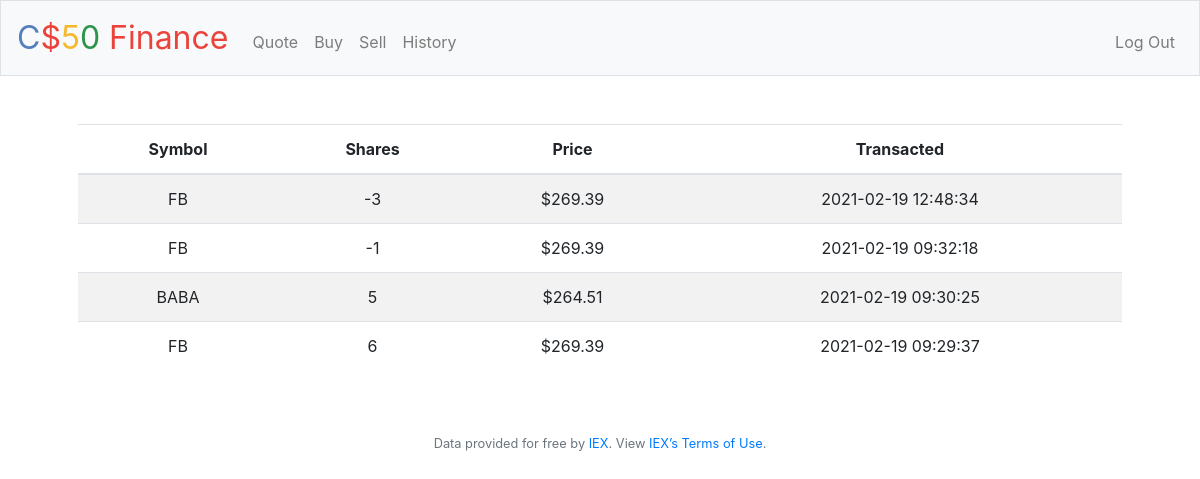
The app's page /history (signed in) with its own data.
### tables this page shows
CREATE TABLE history (id INTEGER, user_id INTEGER, symbol TEXT NOT NULL, shares NUMERIC NOT NULL, price NUMERIC NOT NULL, transacted DATETIME DEFAULT CURRENT_TIMESTAMP, PRIMARY KEY(id), FOREIGN KEY(user_id) REFERENCES users(id));

### application.py (the view)
@app.route("/history")
@login_required
def history():
    user_id = session["user_id"]
    history = db.execute("SELECT * FROM history WHERE user_id =? ORDER BY transacted DESC", user_id)
    return render_template("/history.html", history=history)

### application.py (called while the page is built)
@app.after_request
def after_request(response):
    response.headers["Cache-Control"] = "no-cache, no-store, must-revalidate"
    response.headers["Expires"] = 0
    response.headers["Pragma"] = "no-cache"
    return response

### helpers.py (called while the page is built)
def login_required(f):
    @wraps(f)
    def decorated_function(*args, **kwargs):
        if session.get("user_id") is None:
            return redirect("/login")
        return f(*args, **kwargs)
    return decorated_function

def usd(value):
    return f"${value:,.2f}"

### templates/history.html (shortened to what this page needs)
{% extends "layout.html" %}
{% block main %}
    <table class="table table-striped">
        <thead>
            <tr>
                <th>Symbol</th>
                <th>Shares</th>
                <th>Price</th>
                <th>Transacted</th>
            </tr>
        </thead>
        <tbody>
            {% for act in history %}
            <tr>
                <td>{{ act.symbol }}</td>
                <td>{{ act.shares }}</td>
                <td>{{ act.price | usd }}</td>
                <td>{{ act.transacted }}</td>
            </tr>
            {% endfor %}
        </tbody>
    </table>
{% endblock %}

### templates/layout.html (shortened to what this page needs)
<!DOCTYPE html>
<html lang="en">
    <head>
        <link rel="stylesheet" href="https://cdn.jsdelivr.net/npm/bootstrap@4.5.3/dist/css/bootstrap.min.css">
        <link href="/static/styles.css" rel="stylesheet">
    </head>
    <body>
        <nav class="navbar navbar-expand-md navbar-light bg-light border">
            <a class="navbar-brand" href="/"><span class="blue">C</span><span class="red">$</span><span class="yellow">5</span><span class="green">0</span> <span class="red">Finance</span></a>
            <div class="collapse navbar-collapse" id="navbar">
                {% if session.user_id %}
                    <ul class="navbar-nav mr-auto mt-2">
                        <li class="nav-item"><a class="nav-link" href="/quote">Quote</a></li>
                        <li class="nav-item"><a class="nav-link" href="/buy">Buy</a></li>
                        <li class="nav-item"><a class="nav-link" href="/sell">Sell</a></li>
                        <li class="nav-item"><a class="nav-link" href="/history">History</a></li>
                    </ul>
                    <ul class="navbar-nav ml-auto mt-2">
                        <li class="nav-item"><a class="nav-link" href="/logout">Log Out</a></li>
                    </ul>
                {% else %}
                    <ul class="navbar-nav ml-auto mt-2">
                        <li class="nav-item"><a class="nav-link" href="/register">Register</a></li>
                        <li class="nav-item"><a class="nav-link" href="/login">Log In</a></li>
                    </ul>
                {% endif %}
            </div>
        </nav>
        <main class="container p-5">
            {% block main %}{% endblock %}
        </main>
        <footer class="small text-center text-muted">
            Data provided for free by <a href="https://iextrading.com/developer">IEX</a>. View <a href="https://iextrading.com/api-exhibit-a/">IEX’s Terms of Use</a>.
        </footer>
    </body>
</html>

### static/styles.css (style rules this page uses)
nav .navbar-brand { font-size: xx-large; }
nav .navbar-brand .blue { color: #537fbe; }
nav .navbar-brand .red { color: #ea433b; }
nav .navbar-brand .yellow { color: #f5b82e; }
nav .navbar-brand .green { color: #2e944b; }
main { overflow-x: auto; text-align: center; }

### records on screen
history: symbol "FB", shares "-3", price "$269.39", transacted "2021-02-19 12:48:34"
history: symbol "FB", shares "-1", price "$269.39", transacted "2021-02-19 09:32:18"
history: symbol "BABA", shares "5", price "$264.51", transacted "2021-02-19 09:30:25"
history: symbol "FB", shares "6", price "$269.39", transacted "2021-02-19 09:29:37"
